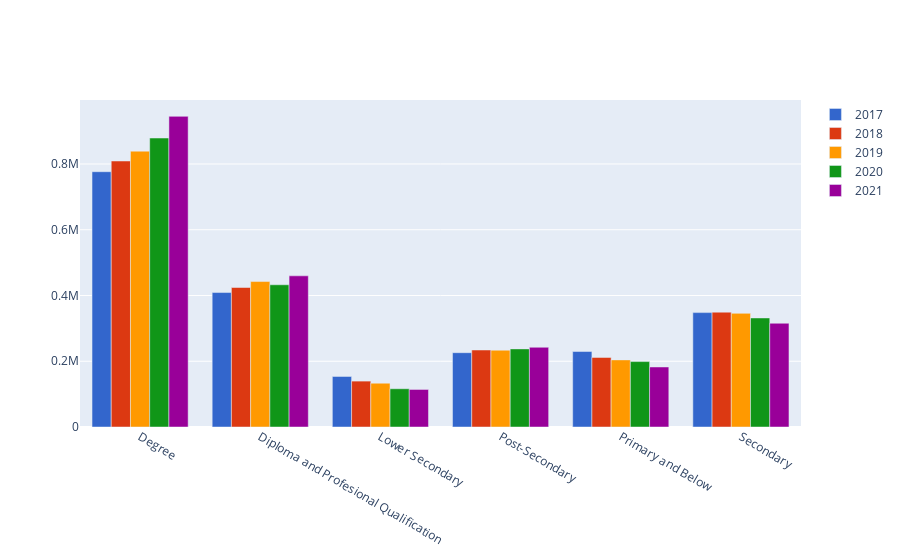

Notebook cell for this chart:
### Code cell
# Outputting the data by a bar graph in accordance to year and education level
import plotly.graph_objects as go

f1 = df[df['Year'] == 2017]
f2 = df[df['Year'] == 2018]
f3 = df[df['Year'] == 2019]
f4 = df[df['Year'] == 2020]
f5 = df[df['Year'] == 2021]


edu = df['Education'].unique().tolist()

fig = go.Figure()
colors = px.colors.qualitative.G10[0:5]

fig.add_trace(go.Bar(x=edu, y=f1['Employed'], name="2017", marker_color=colors[0]))
fig.add_trace(go.Bar(x=edu, y=f2['Employed'], name="2018", marker_color=colors[1]))
fig.add_trace(go.Bar(x=edu, y=f3['Employed'], name="2019", marker_color=colors[2]))
fig.add_trace(go.Bar(x=edu, y=f4['Employed'], name="2020", marker_color=colors[3]))
fig.add_trace(go.Bar(x=edu, y=f5['Employed'], name="2021", marker_color=colors[4]))
fig.show()

### Figure 1 — Plotly figure (JSON) as saved in the notebook; plotly's stock layout.template omitted (floating-point values rounded to 4 significant figures)
{"data": [{"marker": {"color": "#3366CC"}, "name": "2017", "type": "bar", "x": ["Degree", "Diploma and Profesional Qualification", "Lower Secondary", "Post-Secondary", "Primary and Below", "Secondary"], "y": [776500, 409000, 153700, 226000, 229600, 347900]}, {"marker": {"color": "#DC3912"}, "name": "2018", "type": "bar", "x": ["Degree", "Diploma and Profesional Qualification", "Lower Secondary", "Post-Secondary", "Primary and Below", "Secondary"], "y": [809100, 424300, 139600, 234200, 211600, 349300]}, {"marker": {"color": "#FF9900"}, "name": "2019", "type": "bar", "x": ["Degree", "Diploma and Profesional Qualification", "Lower Secondary", "Post-Secondary", "Primary and Below", "Secondary"], "y": [839000, 442400, 133300, 233600, 204100, 345700]}, {"marker": {"color": "#109618"}, "name": "2020", "type": "bar", "x": ["Degree", "Diploma and Profesional Qualification", "Lower Secondary", "Post-Secondary", "Primary and Below", "Secondary"], "y": [879000, 432600, 116300, 237600, 199000, 331700]}, {"marker": {"color": "#990099"}, "name": "2021", "type": "bar", "x": ["Degree", "Diploma and Profesional Qualification", "Lower Secondary", "Post-Secondary", "Primary and Below", "Secondary"], "y": [944900, 459800, 114200, 242500, 182600, 315600]}], "layout": {}}
